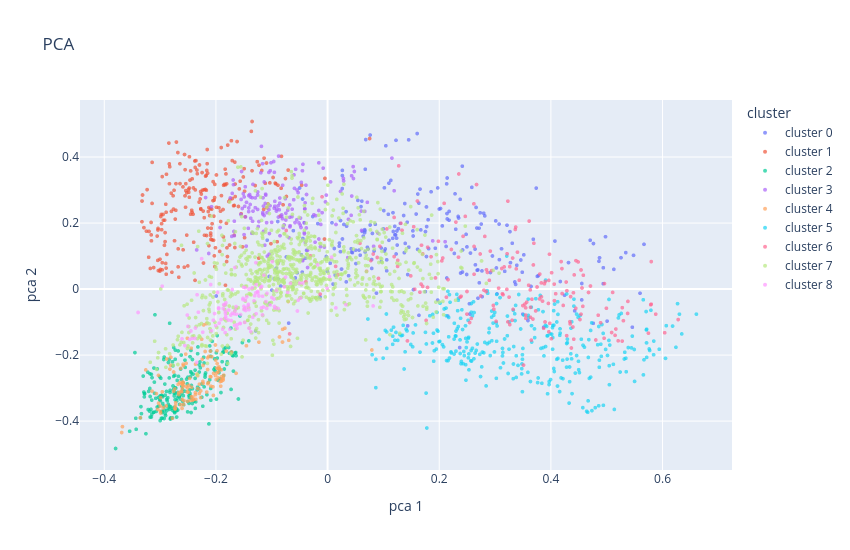

The cell this chart's notebook holds for it:
### Markdown cell above
To draw the paragraphs we need two dimensions. **PCA** keeps the two directions with the largest variance;
**t-SNE** places close together the paragraphs that are close in the 50 dimensions, at the cost of distorting the
large distances. Hover on a point to read its paragraph.

### Code cell
import plotly.express as px
from sklearn.decomposition import PCA
from sklearn.manifold import TSNE

points = pd.DataFrame({"cluster": [f"cluster {j}" for j in km.labels_],
                       "title": explore["title"].to_numpy(),
                       "paragraph": explore["text"].str[:150].to_numpy()})
order = {"cluster": [f"cluster {j}" for j in range(K)]}

pca_2d = PCA(n_components=2, random_state=0).fit_transform(Z)
points["pca 1"], points["pca 2"] = pca_2d[:, 0], pca_2d[:, 1]
fig = px.scatter(points, x="pca 1", y="pca 2", color="cluster", hover_data=["title", "paragraph"],
                 category_orders=order, opacity=0.7, title="PCA", width=850, height=550)
fig.update_traces(marker_size=4)
fig.show()

### Figure 1 — Plotly figure (JSON) as saved in the notebook; plotly's stock layout.template omitted (floating-point values rounded to 4 significant figures; data arrays with more than 128 entries replaced by an {"elided": "..."} marker saying what was removed)
{"data": [{"customdata": {"elided": "231x2 str values"}, "hovertemplate": "cluster=cluster 0<br>pca 1=%{x}<br>pca 2=%{y}<br>title=%{customdata[0]}<br>paragraph=%{customdata[1]}<extra></extra>", "legendgroup": "cluster 0", "marker": {"color": "#636efa", "opacity": 0.7, "size": 4, "symbol": "circle"}, "mode": "markers", "name": "cluster 0", "showlegend": true, "type": "scattergl", "x": {"elided": "231 float values"}, "xaxis": "x", "y": {"elided": "231 float values"}, "yaxis": "y"}, {"customdata": {"elided": "221x2 str values"}, "hovertemplate": "cluster=cluster 1<br>pca 1=%{x}<br>pca 2=%{y}<br>title=%{customdata[0]}<br>paragraph=%{customdata[1]}<extra></extra>", "legendgroup": "cluster 1", "marker": {"color": "#EF553B", "opacity": 0.7, "size": 4, "symbol": "circle"}, "mode": "markers", "name": "cluster 1", "showlegend": true, "type": "scattergl", "x": {"elided": "221 float values"}, "xaxis": "x", "y": {"elided": "221 float values"}, "yaxis": "y"}, {"customdata": {"elided": "230x2 str values"}, "hovertemplate": "cluster=cluster 2<br>pca 1=%{x}<br>pca 2=%{y}<br>title=%{customdata[0]}<br>paragraph=%{customdata[1]}<extra></extra>", "legendgroup": "cluster 2", "marker": {"color": "#00cc96", "opacity": 0.7, "size": 4, "symbol": "circle"}, "mode": "markers", "name": "cluster 2", "showlegend": true, "type": "scattergl", "x": {"elided": "230 float values"}, "xaxis": "x", "y": {"elided": "230 float values"}, "yaxis": "y"}, {"customdata": {"elided": "168x2 str values"}, "hovertemplate": "cluster=cluster 3<br>pca 1=%{x}<br>pca 2=%{y}<br>title=%{customdata[0]}<br>paragraph=%{customdata[1]}<extra></extra>", "legendgroup": "cluster 3", "marker": {"color": "#ab63fa", "opacity": 0.7, "size": 4, "symbol": "circle"}, "mode": "markers", "name": "cluster 3", "showlegend": true, "type": "scattergl", "x": {"elided": "168 float values"}, "xaxis": "x", "y": {"elided": "168 float values"}, "yaxis": "y"}, {"customdata": {"elided": "132x2 str values"}, "hovertemplate": "cluster=cluster 4<br>pca 1=%{x}<br>pca 2=%{y}<br>title=%{customdata[0]}<br>paragraph=%{customdata[1]}<extra></extra>", "legendgroup": "cluster 4", "marker": {"color": "#FFA15A", "opacity": 0.7, "size": 4, "symbol": "circle"}, "mode": "markers", "name": "cluster 4", "showlegend": true, "type": "scattergl", "x": {"elided": "132 float values"}, "xaxis": "x", "y": {"elided": "132 float values"}, "yaxis": "y"}, {"customdata": {"elided": "317x2 str values"}, "hovertemplate": "cluster=cluster 5<br>pca 1=%{x}<br>pca 2=%{y}<br>title=%{customdata[0]}<br>paragraph=%{customdata[1]}<extra></extra>", "legendgroup": "cluster 5", "marker": {"color": "#19d3f3", "opacity": 0.7, "size": 4, "symbol": "circle"}, "mode": "markers", "name": "cluster 5", "showlegend": true, "type": "scattergl", "x": {"elided": "317 float values"}, "xaxis": "x", "y": {"elided": "317 float values"}, "yaxis": "y"}, {"customdata": {"elided": "180x2 str values"}, "hovertemplate": "cluster=cluster 6<br>pca 1=%{x}<br>pca 2=%{y}<br>title=%{customdata[0]}<br>paragraph=%{customdata[1]}<extra></extra>", "legendgroup": "cluster 6", "marker": {"color": "#FF6692", "opacity": 0.7, "size": 4, "symbol": "circle"}, "mode": "markers", "name": "cluster 6", "showlegend": true, "type": "scattergl", "x": {"elided": "180 float values"}, "xaxis": "x", "y": {"elided": "180 float values"}, "yaxis": "y"}, {"customdata": {"elided": "772x2 str values"}, "hovertemplate": "cluster=cluster 7<br>pca 1=%{x}<br>pca 2=%{y}<br>title=%{customdata[0]}<br>paragraph=%{customdata[1]}<extra></extra>", "legendgroup": "cluster 7", "marker": {"color": "#B6E880", "opacity": 0.7, "size": 4, "symbol": "circle"}, "mode": "markers", "name": "cluster 7", "showlegend": true, "type": "scattergl", "x": {"elided": "772 float values"}, "xaxis": "x", "y": {"elided": "772 float values"}, "yaxis": "y"}, {"customdata": {"elided": "116x2 str values"}, "hovertemplate": "cluster=cluster 8<br>pca 1=%{x}<br>pca 2=%{y}<br>title=%{customdata[0]}<br>paragraph=%{customdata[1]}<extra></extra>", "legendgroup": "cluster 8", "marker": {"color": "#FF97FF", "opacity": 0.7, "size": 4, "symbol": "circle"}, "mode": "markers", "name": "cluster 8", "showlegend": true, "type": "scattergl", "x": [-0.08879, -0.163, -0.208, -0.1089, -0.05008, -0.1198, -0.1486, 0.08158, -0.1828, -0.3394, -0.07148, -0.1473, -0.2024, -0.2511, -0.2424, -0.04436, -0.2448, -0.1514, -0.1139, -0.1407, -0.2045, 0.03291, -0.2256, -0.1375, -0.167, -0.06653, -0.1474, -0.1941, -0.1186, -0.1779, -0.2093, -0.142, -0.1474, -0.1708, -0.125, -0.118, -0.1868, -0.1772, -0.05406, -0.1424, -0.1281, -0.1, -0.1559, -0.1505, -0.2235, -0.07539, -0.05269, -0.1348, -0.1305, -0.01773, 0.003331, -0.1617, -0.09446, -0.1029, -0.1147, -0.09897, -0.04839, -0.2555, -0.07754, -0.1515, -0.1408, -0.2366, -0.2343, -0.1879, -0.1656, -0.1562, -0.0008831, -0.166, -0.1952, -0.2002, 0.01492, -0.1166, -0.175, -0.1826, -0.09167, -0.1951, -0.1229, -0.1839, -0.1569, -0.2502, -0.1408, -0.1664, -0.1833, -0.09599, -0.1908, -0.1317, -0.1732, -0.1725, -0.1821, -0.2375, -0.2338, -0.2472, -0.2314, -0.1705, -0.1339, -0.1828, -0.1862, -0.1972, -0.1086, -0.1285, -0.1248, -0.1165, -0.1497, -0.1283, -0.1639, -0.09502, -0.1622, -0.1104, 0.00723, -0.1499, -0.1446, -0.2607, -0.1281, -0.2963, -0.1835, -0.1466], "xaxis": "x", "y": [-0.05877, -0.07607, -0.1263, -0.05864, 0.01816, 0.004923, -0.101, -0.05107, -0.0887, -0.07092, -0.0101, -0.03389, -0.07416, -0.07871, -0.1496, 0.01826, -0.127, -0.02812, 0.04198, 0.0002418, -0.09433, -0.04724, 0.09215, -0.1288, -0.07523, 0.01736, -0.05689, -0.1032, -0.05705, -0.094, 0.01378, -0.04628, 0.004017, -0.00141, -0.007078, 0.007977, -0.05904, -0.06358, -0.06644, -0.05136, -0.07465, -0.02555, -0.07727, 0.005774, -0.1307, 0.03611, -0.03381, 0.003941, -0.02032, 0.07322, 0.03787, -0.1078, -0.05783, -0.04813, -0.05449, 0.08317, -0.02757, -0.1713, 0.006598, -0.0319, -0.1187, -0.1179, -0.2222, -0.1216, -0.06391, -0.1045, 0.002369, 0.06523, -0.05703, -0.1109, -0.05711, -0.07818, -0.1218, -0.08317, -0.004055, -0.05964, -0.02088, -0.04791, -0.1038, -0.1131, -0.06246, -0.11, -0.06778, -0.03036, -0.09223, -0.03544, -0.0788, -0.09525, -0.0417, -0.1496, -0.01723, -0.1526, -0.07017, -0.07286, -0.08539, -0.07418, -0.04723, -0.01007, -0.01307, -0.01143, -0.01156, -0.02184, -0.05225, 0.08005, -0.05301, -0.0526, -0.1189, -0.03795, 0.0968, -0.06211, -0.02355, -0.1507, 0.0135, 0.008696, -0.1318, -0.06484], "yaxis": "y"}], "layout": {"height": 550, "legend": {"title": {"text": "cluster"}, "tracegroupgap": 0}, "title": {"text": "PCA"}, "width": 850, "xaxis": {"anchor": "y", "domain": [0, 1], "title": {"text": "pca 1"}}, "yaxis": {"anchor": "x", "domain": [0, 1], "title": {"text": "pca 2"}}}}
